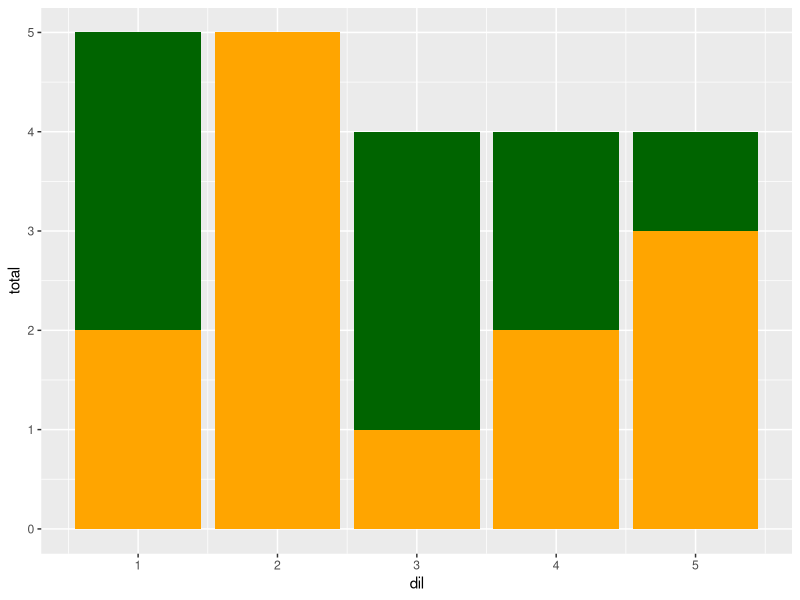
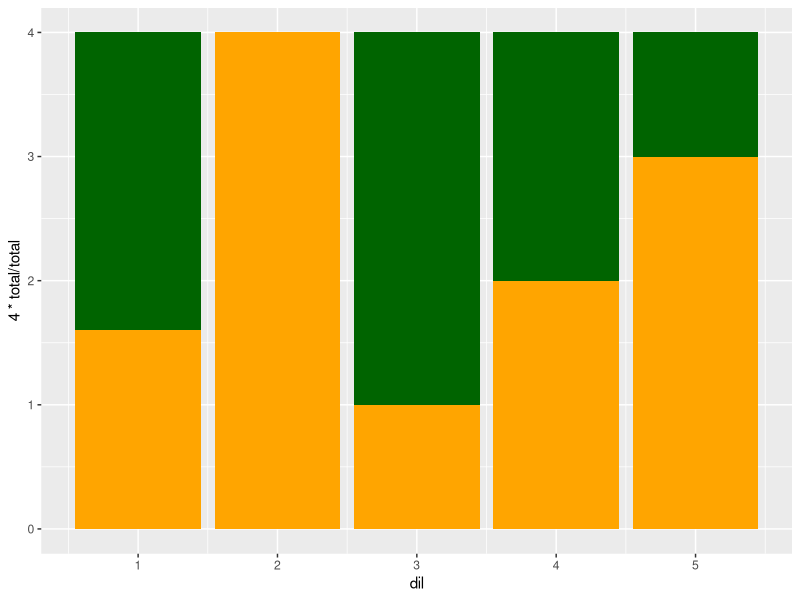
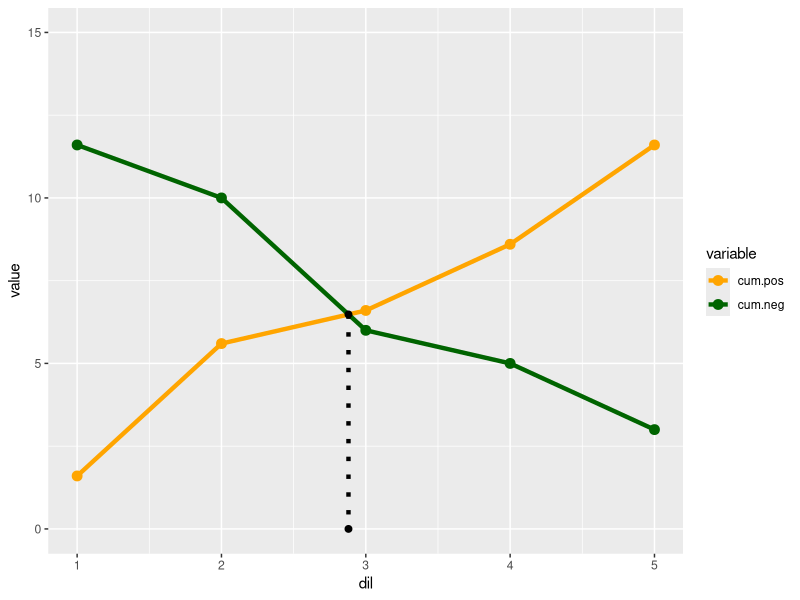
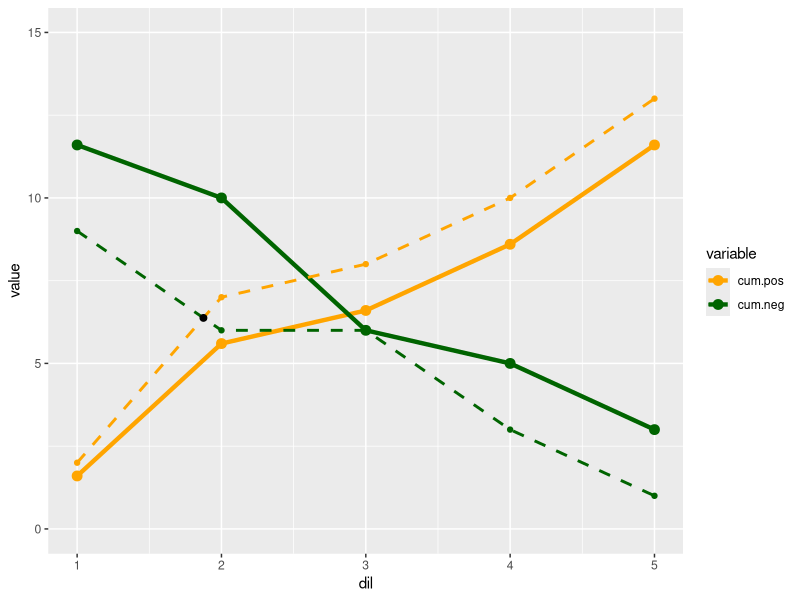
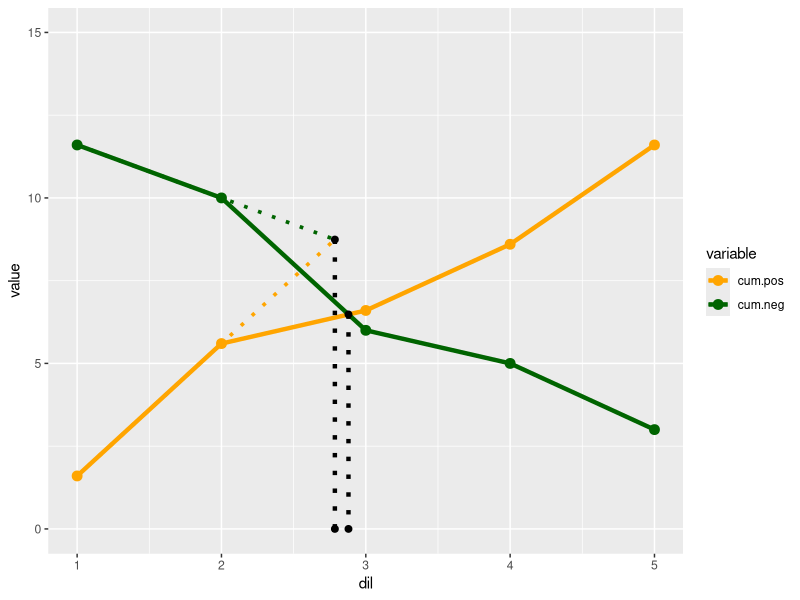

Here is the R script that generated these plots, in order:
library(data.table)
library(ggplot2)

data = data.table(dil = as.numeric(1:5),
                  num.pos = as.numeric(c(2, 5, 1, 2, 3)),
                  num.neg = as.numeric(0),
                  total   = as.numeric(c(5, 5, 4, 4, 4)))
data[, num.neg := total - num.pos]

p = ggplot(data, aes(x = dil)) +
  geom_bar(aes(y = total), stat = "identity", fill = "darkgreen") +
  geom_bar(aes(y = num.pos), stat = "identity", fill = "orange") +
  # geom_line(aes(y = num.pos)) +
  scale_y_continuous(limits = c(0, 5))

plot(p)

p = ggplot(data, aes(x = dil)) +
  geom_bar(aes(y = 4 * total / total), stat = "identity", fill = "darkgreen") +
  geom_bar(aes(y = 4 * num.pos / total), stat = "identity", fill = "orange") +
  # geom_line(aes(y = num.pos)) +
  scale_y_continuous(limits = c(0, 4))

plot(p)

# Correct way to handle this:

data1 = copy(data)
data1[, scale.pos := num.pos * 20 / total / 5]
data1[, scale.neg := num.neg * 20 / total / 5]

data1[, cum.pos := cumsum(scale.pos)]
data1[, cum.neg := rev(cumsum(rev(scale.pos)))]

temp1 = melt(data1, id.vars = "dil", measure.vars = c("cum.pos", "cum.neg"))

colors = c("orange", "darkgreen")
names(colors) = c("cum.pos", "cum.neg")

fit1 = lm(c(5.6, 6.6) ~ c(2, 3))
fit2 = lm(c(10.0, 6.0) ~ c(2, 3))
M = matrix(c(1, 1, -fit1$coefficients[2], -fit2$coefficients[2]), nrow = 2)
B = matrix(c(fit1$coefficients[1], fit2$coefficients[1]), nrow = 2)
pt1 = as.data.table(t(solve(M) %*% B))
pt1 = rbind(pt1, pt1)
setnames(pt1, c("value", "dil"))
pt1[2, value := 0]
p0 = ggplot() +
  geom_point(data = temp1, aes(x = dil, y = value, color = variable), size = 3) +
  geom_line(data = temp1, aes(x = dil, y = value, color = variable),  size = 1.5) +
  scale_y_continuous(limits = c(0, 15)) + 
  scale_color_manual(values = colors)

p1 = p0 + 
  geom_point(data = pt1, aes(x = dil, y = value), size = 2) +
  geom_line(data = pt1, aes(x = dil, y = value), linetype = "dotted", size = 1.5)
  
plot(p1)


data2 = copy(data)
data2[, cum.pos := cumsum(num.pos)]
data2[, cum.neg := rev(cumsum(rev(num.neg)))]

temp2 = melt(data2, id.vars = "dil", measure.vars = c("cum.pos", "cum.neg"))

fit1 = lm(c(2, 7) ~ c(1, 2))
fit2 = lm(c(9, 6) ~ c(1, 2))
M = matrix(c(1, 1, -fit1$coefficients[2], -fit2$coefficients[2]), nrow = 2)
B = matrix(c(fit1$coefficients[1], fit2$coefficients[1]), nrow = 2)
pt2 = as.data.table(t(solve(M) %*% B))
setnames(pt2, c("value", "dil"))


p2 = p0 +  
  geom_point(data = temp2, aes(x = dil, y = value, color = variable), size = 1.5) +
  geom_line(data = temp2, aes(x = dil, y = value, color = variable),  size = 1, linetype = "dashed") +
  geom_point(data = pt2, aes(x = dil, y = value), size = 2)
  

print(p2)


fit1 = lm(c(1.6, 5.6) ~ c(1, 2))
fit2 = lm(c(11.6, 10) ~ c(1, 2))
M = matrix(c(1, 1, -fit1$coefficients[2], -fit2$coefficients[2]), nrow = 2)
B = matrix(c(fit1$coefficients[1], fit2$coefficients[1]), nrow = 2)
pt3 = as.data.table(t(solve(M) %*% B))
setnames(pt3, c("value", "dil"))

temp3 = temp1[dil <= 2]
temp3[, dil := as.numeric(dil)]
temp3[dil == max(dil), dil := pt3$dil]
temp3[dil == max(dil), value := pt3$value]

pt3a = rbind(pt3, pt3)
pt3a[2, value := 0]
p3 = p1 + 
  geom_line(data = temp3, aes(x = dil, y = value, color = variable), size = 1.25, linetype = "dotted") +
  geom_point(data = pt3a, aes(x = dil, y = value), size = 2) +
  geom_line(data = pt3a, aes(x = dil, y = value), linetype = "dotted", size = 1.5)

plot(p3)
